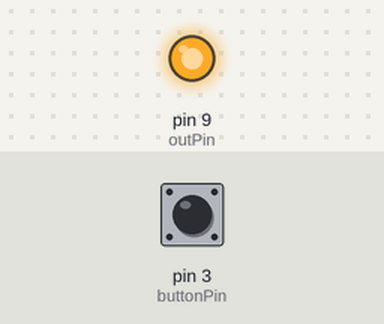
Recording of a sketch running on a simulated Arduino Uno, built with avr-gcc and run on an emulated ATmega328P. On the bench: output pins drawn as LEDs (lit = HIGH). The test bench sets the inputs (shaded band); at power-on: pin 3 (buttonPin) LOW.

Above: at 0.05 s.
Timing chart, 0 to 5.8 s (numbered marks = the images above):
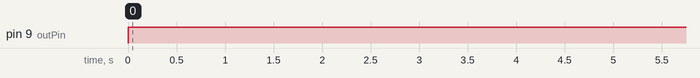

Measured:
- by itself, pin 9 (outPin): LOW → HIGH at 0.00 s

The sketch:

Code.ino
```cpp
int outPin = 9;
int buttonPin = 3;
int buttonVal;

void setup()
{
    pinMode(outPin, OUTPUT);
    pinMode(buttonPin, INPUT);
    digitalWrite(outPin, LOW); // Make sure transistor is off.
}

void loop()
{
  buttonVal = digitalRead(buttonPin);
  if (buttonVal == HIGH) {
      // buttonVal -> HIGH => Button is not pressed
      // Turn off the bulb/lamp
      digitalWrite(outPin, LOW);
      delay(20);
  } else {
      digitalWrite(outPin, HIGH);
      delay(5000);
      // Set the bulb/lamp on for 5 seconds.
      digitalWrite(outPin, LOW);
  }
}
```
